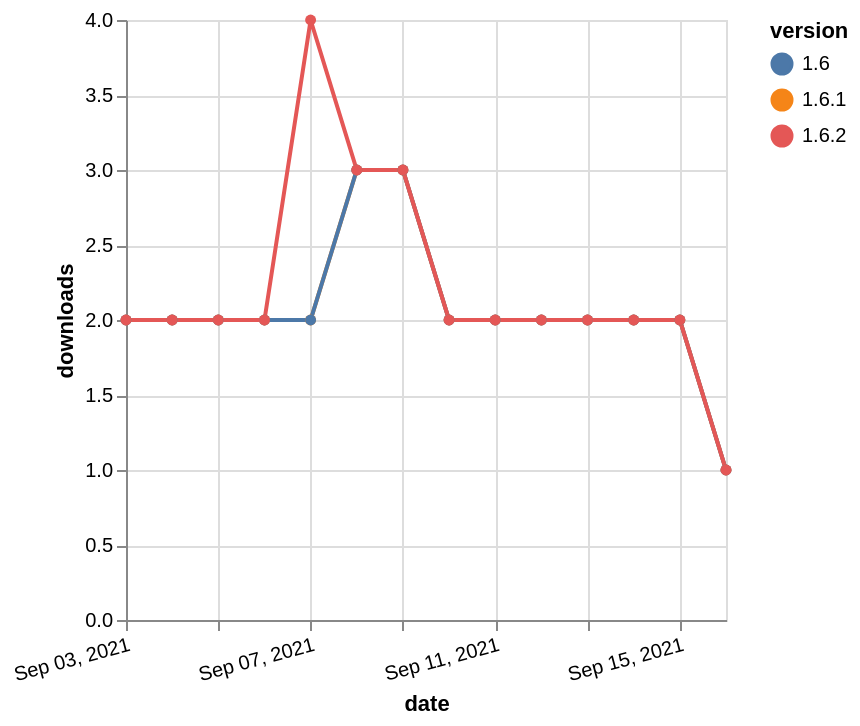

Describe this chart as a Vega-Lite specification.
### Vega-Lite specification from a JSON file in a GitHub repository (floating-point values rounded to 4 significant figures)
{"$schema": "https://vega.github.io/schema/vega-lite/v5.json", "description": "A simple bar chart with embedded data.", "data": {"values": [{"date": "2021-09-03", "total": 554, "delta": 2, "version": "1.6.1"}, {"date": "2021-09-04", "total": 556, "delta": 2, "version": "1.6.1"}, {"date": "2021-09-05", "total": 558, "delta": 2, "version": "1.6.1"}, {"date": "2021-09-06", "total": 560, "delta": 2, "version": "1.6.1"}, {"date": "2021-09-07", "total": 562, "delta": 2, "version": "1.6.1"}, {"date": "2021-09-08", "total": 565, "delta": 3, "version": "1.6.1"}, {"date": "2021-09-09", "total": 568, "delta": 3, "version": "1.6.1"}, {"date": "2021-09-10", "total": 570, "delta": 2, "version": "1.6.1"}, {"date": "2021-09-11", "total": 572, "delta": 2, "version": "1.6.1"}, {"date": "2021-09-12", "total": 574, "delta": 2, "version": "1.6.1"}, {"date": "2021-09-13", "total": 576, "delta": 2, "version": "1.6.1"}, {"date": "2021-09-14", "total": 578, "delta": 2, "version": "1.6.1"}, {"date": "2021-09-15", "total": 580, "delta": 2, "version": "1.6.1"}, {"date": "2021-09-16", "total": 581, "delta": 1, "version": "1.6.1"}, {"date": "2021-09-03", "total": 571, "delta": 2, "version": "1.6"}, {"date": "2021-09-04", "total": 573, "delta": 2, "version": "1.6"}, {"date": "2021-09-05", "total": 575, "delta": 2, "version": "1.6"}, {"date": "2021-09-06", "total": 577, "delta": 2, "version": "1.6"}, {"date": "2021-09-07", "total": 579, "delta": 2, "version": "1.6"}, {"date": "2021-09-08", "total": 582, "delta": 3, "version": "1.6"}, {"date": "2021-09-09", "total": 585, "delta": 3, "version": "1.6"}, {"date": "2021-09-10", "total": 587, "delta": 2, "version": "1.6"}, {"date": "2021-09-11", "total": 589, "delta": 2, "version": "1.6"}, {"date": "2021-09-12", "total": 591, "delta": 2, "version": "1.6"}, {"date": "2021-09-13", "total": 593, "delta": 2, "version": "1.6"}, {"date": "2021-09-14", "total": 595, "delta": 2, "version": "1.6"}, {"date": "2021-09-15", "total": 597, "delta": 2, "version": "1.6"}, {"date": "2021-09-16", "total": 598, "delta": 1, "version": "1.6"}, {"date": "2021-09-03", "total": 363, "delta": 2, "version": "1.6.2"}, {"date": "2021-09-04", "total": 365, "delta": 2, "version": "1.6.2"}, {"date": "2021-09-05", "total": 367, "delta": 2, "version": "1.6.2"}, {"date": "2021-09-06", "total": 369, "delta": 2, "version": "1.6.2"}, {"date": "2021-09-07", "total": 373, "delta": 4, "version": "1.6.2"}, {"date": "2021-09-08", "total": 376, "delta": 3, "version": "1.6.2"}, {"date": "2021-09-09", "total": 379, "delta": 3, "version": "1.6.2"}, {"date": "2021-09-10", "total": 381, "delta": 2, "version": "1.6.2"}, {"date": "2021-09-11", "total": 383, "delta": 2, "version": "1.6.2"}, {"date": "2021-09-12", "total": 385, "delta": 2, "version": "1.6.2"}, {"date": "2021-09-13", "total": 387, "delta": 2, "version": "1.6.2"}, {"date": "2021-09-14", "total": 389, "delta": 2, "version": "1.6.2"}, {"date": "2021-09-15", "total": 391, "delta": 2, "version": "1.6.2"}, {"date": "2021-09-16", "total": 392, "delta": 1, "version": "1.6.2"}]}, "width": "container", "mark": {"type": "line", "point": {"filled": true}}, "encoding": {"x": {"field": "date", "type": "temporal", "timeUnit": "yearmonthdate", "title": "date", "axis": {"labelAngle": -15}}, "y": {"field": "delta", "type": "quantitative", "title": "downloads"}, "color": {"field": "version", "type": "nominal"}, "tooltip": {"field": "delta"}}}
